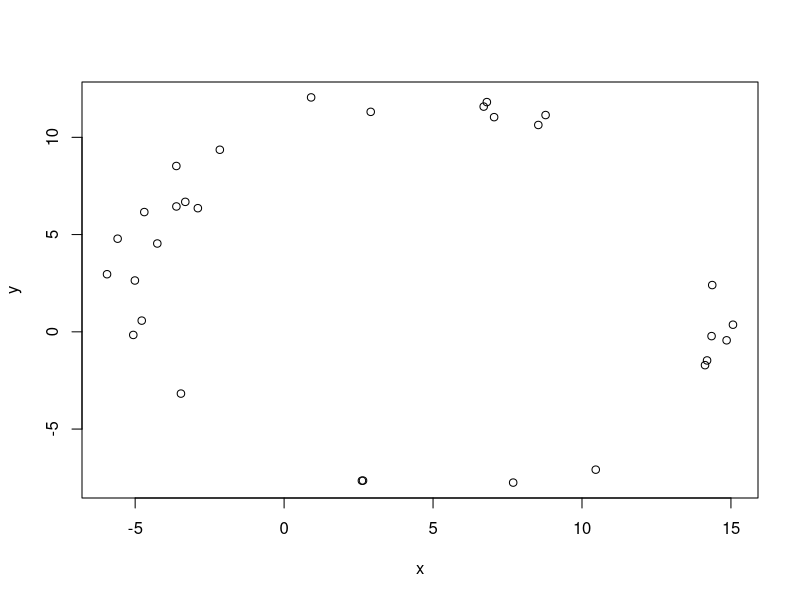

Source code (R):


n = 30;
r = 10;
x0 = 5; y0 = 2;
#
phi = (2*pi)*runif(n);
dri =  runif(n, -1,1) / 10 * r;
x = x0 + (r+dri) * sin(phi);
y = y0 + (r+dri) * cos(phi);

# Plot:
plot(x, y)

### Circular Regression

#
xm = mean(x); ym = mean(y);
dx = x - xm; dy = y - ym;

# Eq 1:
sum((x-x0)^2 + (y-y0)^2 - r^2) # = 0
r^2 - sum((x-x0)^2 + (y-y0)^2) / n # = 0

# Eq 2 & 3:
sum(((x-x0)^2 + (y-y0)^2 - r^2) * (x-x0)) # = 0
sum(((x-x0)^2 + (y-y0)^2 - r^2) * (y-y0)) # = 0

# Substituting Eq 1 in Eqs 2&3:
sum(((x-x0)^2 + (y-y0)^2 - r^2) * x) # = 0
sum(((x-x0)^2 + (y-y0)^2 - r^2) * y) # = 0
# =>
sum((x-x0)^2*x + (y-y0)^2*x - xm*(x-x0)^2 - xm*(y-y0)^2) # = 0
sum((x-x0)^2*y + (y-y0)^2*y - ym*(x-x0)^2 - ym*(y-y0)^2) # = 0

# =>
sum(x^2*(x-xm) - 2*x*(x-xm)*x0 + (x-xm)*x0^2 + (x-xm)*y^2 - 2*(x-xm)*y*y0 + (x-xm)*y0^2) # = 0
sum(x^2*(y-ym) - 2*x*(y-ym)*x0 + (y-ym)*x0^2 + (y-ym)*y^2 - 2*(y-ym)*y*y0 + (y-ym)*y0^2) # = 0

# =>
sum(x^2*dx + dx*y^2 - 2*x*dx*x0 - 2*dx*y*y0) # = 0
sum(x^2*dy + dy*y^2 - 2*x*dy*x0 - 2*dy*y*y0) # = 0
# =>
sum(x^2*dx + dx*y^2 - 2*x*dx*x0) * sum(dy*y) - sum(x^2*dy + dy*y^2 - 2*x*dy*x0) * sum(dx*y) # = 0
#
div = 2*(sum(x*dx)* sum(dy*y) - sum(x*dy) * sum(dx*y));
(sum(x^2*dx + dx*y^2) * sum(dy*y) - sum(x^2*dy + dy*y^2) * sum(dx*y)) / div;
x0;

# TODO: Solve remaining system;
